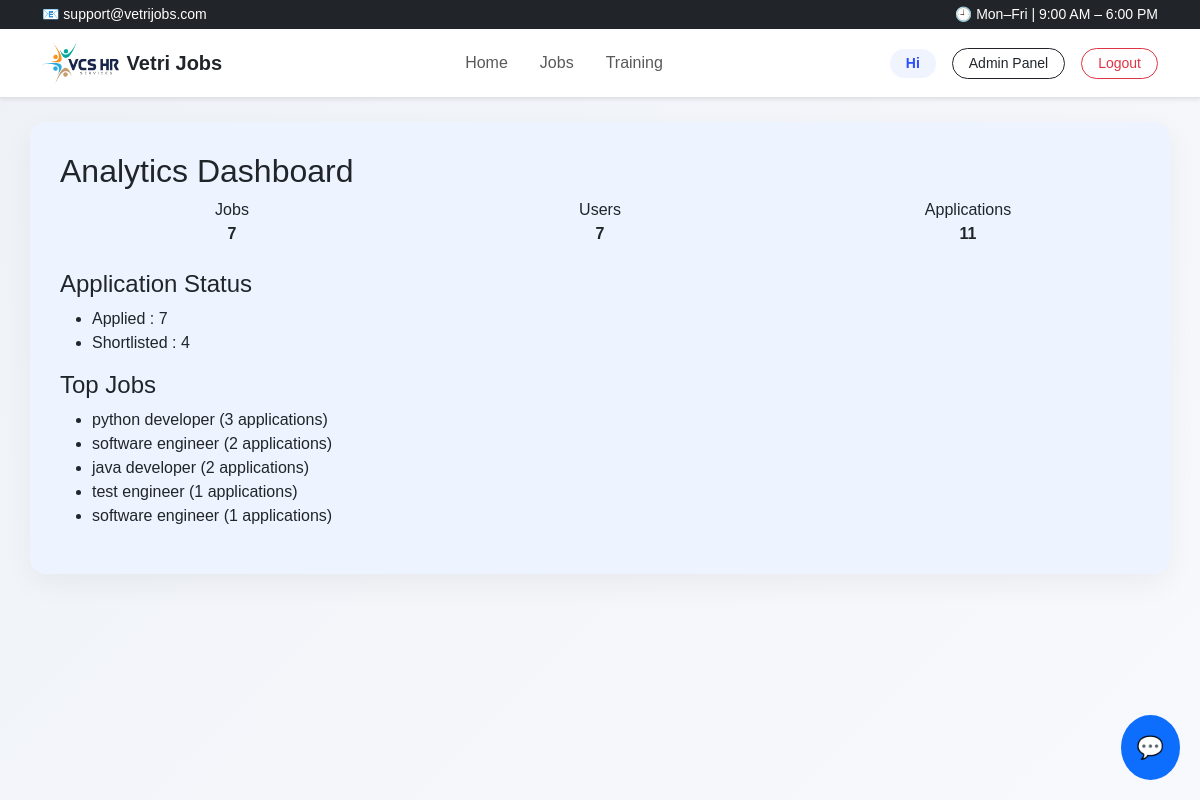
Page /dashboard/admin/analytics/ (signed in) on the earlier database version.
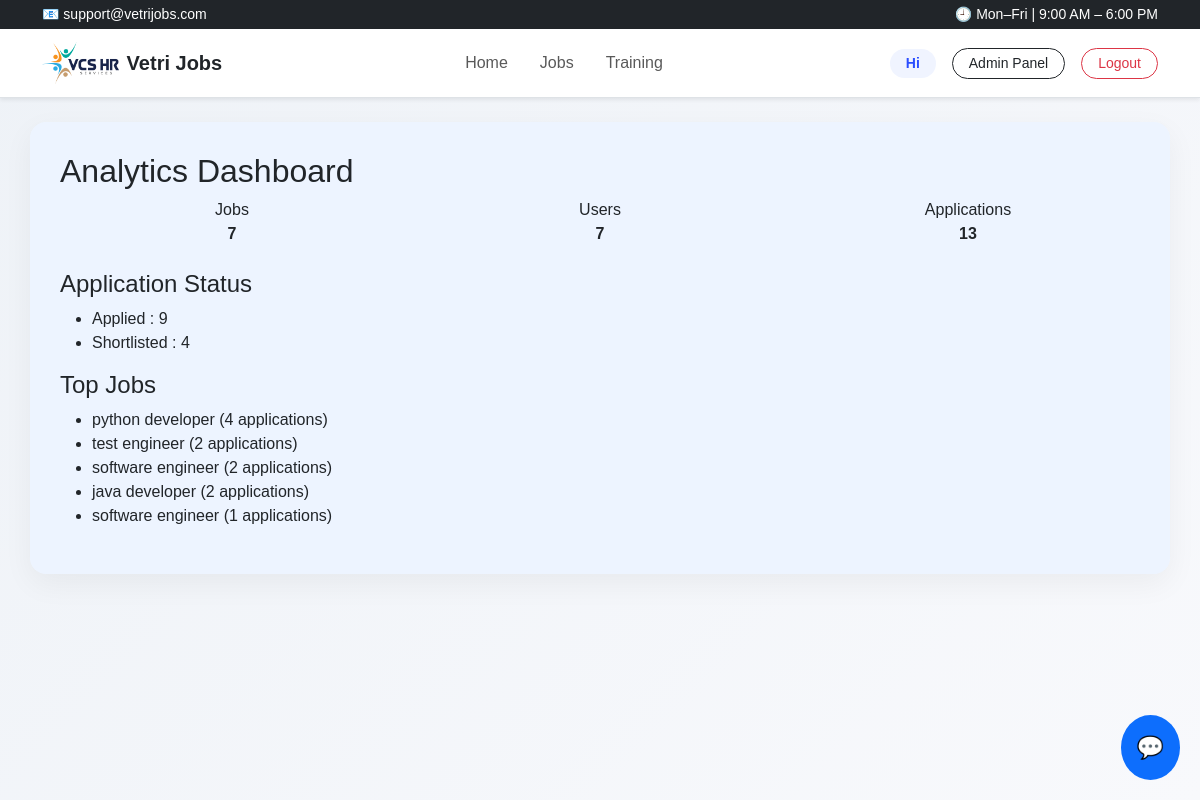
Same page on the later database version.
### jobs/models.py (models this page shows, shortened)
class Job(models.Model):
    title = models.CharField(max_length=200)
    company = models.CharField(max_length=200)
    location = models.CharField(max_length=200)
    skills = models.CharField(max_length=300, blank=True, default="")
    description = models.TextField()
    posted_on = models.DateTimeField(auto_now_add=True)

### dashboard/views.py (the view)
# urls.py: path("admin/analytics/", views.admin_analytics, name="admin_analytics"),
@user_passes_test(lambda u: u.is_superuser)
def admin_analytics(request):
    total_jobs = Job.objects.count()
    total_users = User.objects.count()
    total_applications = JobApplication.objects.count()
    status_stats = JobApplication.objects.values("status").annotate(
        count=Count("id")
    )
    popular_jobs = Job.objects.annotate(
        app_count=Count("jobapplication")
    ).order_by("-app_count")[:5]
    context = {
        "total_jobs": total_jobs,
        "total_users": total_users,
        "total_applications": total_applications,
        "status_stats": status_stats,
        "popular_jobs": popular_jobs,
    }
    return render(request, "dashboard/admin_analytics.html", context)

### templates/dashboard/admin_analytics.html
{% extends "base.html" %}
{% block content %}
<h2>Analytics Dashboard</h2>
<div class="row text-center mb-4">
  <div class="col">Jobs<br><strong>{{ total_jobs }}</strong></div>
  <div class="col">Users<br><strong>{{ total_users }}</strong></div>
  <div class="col">Applications<br><strong>{{ total_applications }}</strong></div>
</div>
<h4>Application Status</h4>
<ul>
  {% for s in status_stats %}
    <li>{{ s.status|title }} : {{ s.count }}</li>
  {% endfor %}
</ul>
<h4>Top Jobs</h4>
<ul>
  {% for job in popular_jobs %}
    <li>{{ job.title }} ({{ job.app_count }} applications)</li>
  {% endfor %}
</ul>
{% endblock %}

Differences in the rows shown:
changed Job "python developer": app_count "3" → "4"
changed Job "test engineer": app_count "1" → "2"; moves up the list
Other differences:
{{ total_applications }}: "11" → "13"
new list line: "Applied : 9"
list line gone: "Applied : 7"
